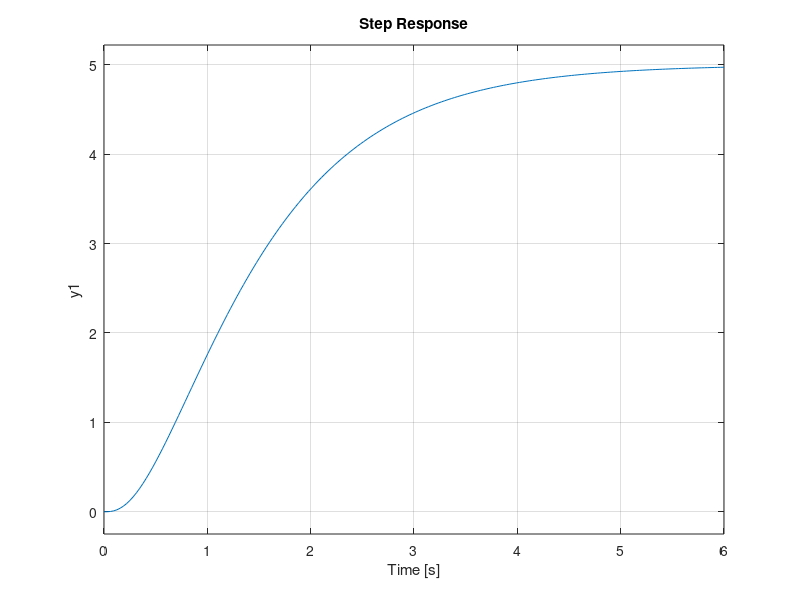
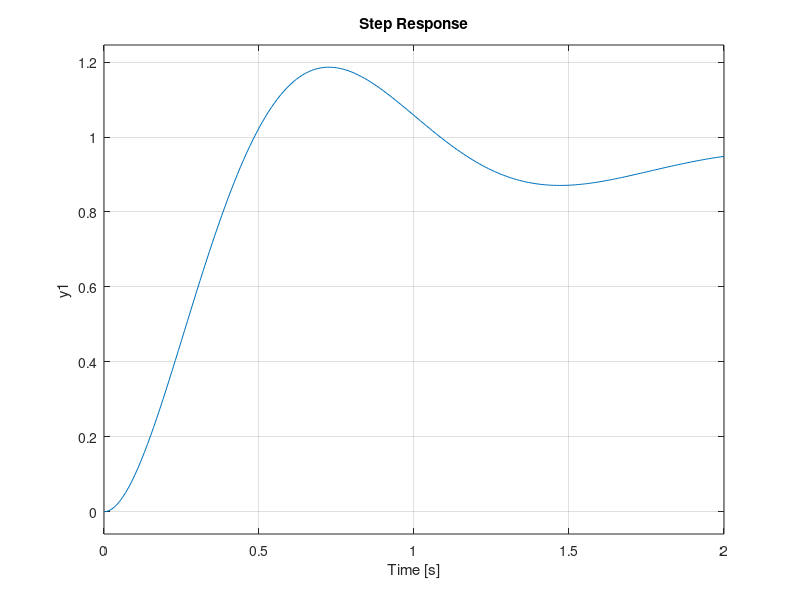

MATLAB code for these plots, in order:
%% Exercise 6

clc;
close all;
clear;

s = tf('s');

% Open Loop System
Go = 100/((s+1)*(s+2)*(s+10));
figure('Name','Open Loop System Response','NumberTitle','off');
step(Go);

% PID Controller
Kp = 1.79;
Ki = 0.34;
Kd = 0.239;
Gc = Kp+(Ki/s)+(Kd*s);
G = feedback(Go*Gc,1);
t = 0:0.01:2;
figure('Name','PID-Controlled System Response','NumberTitle','off');
step(G,t);